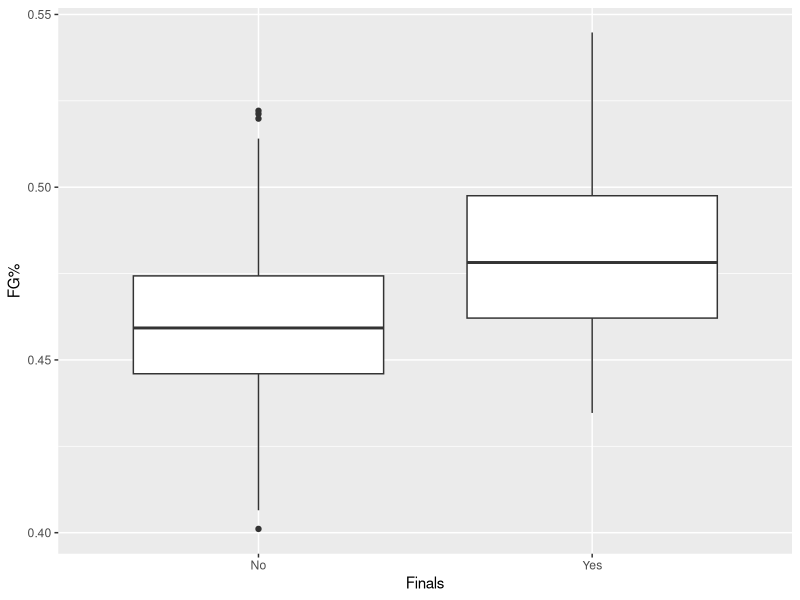
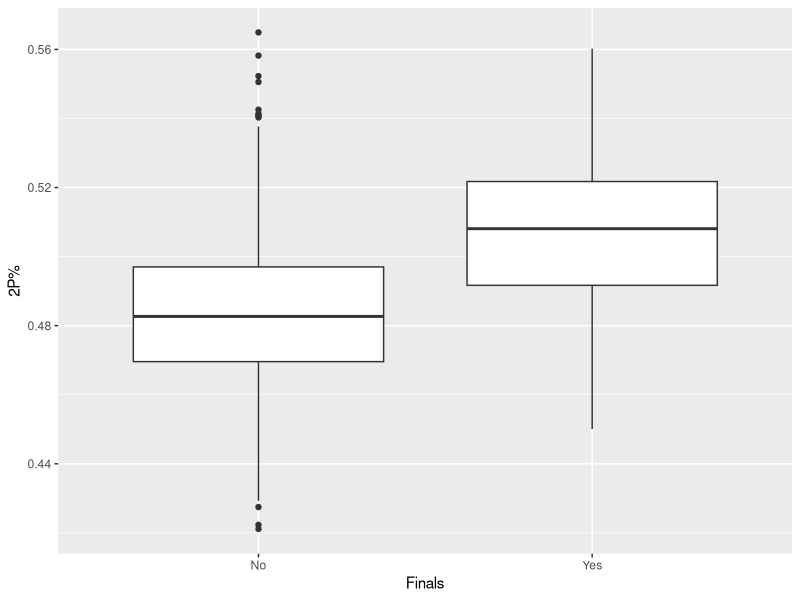
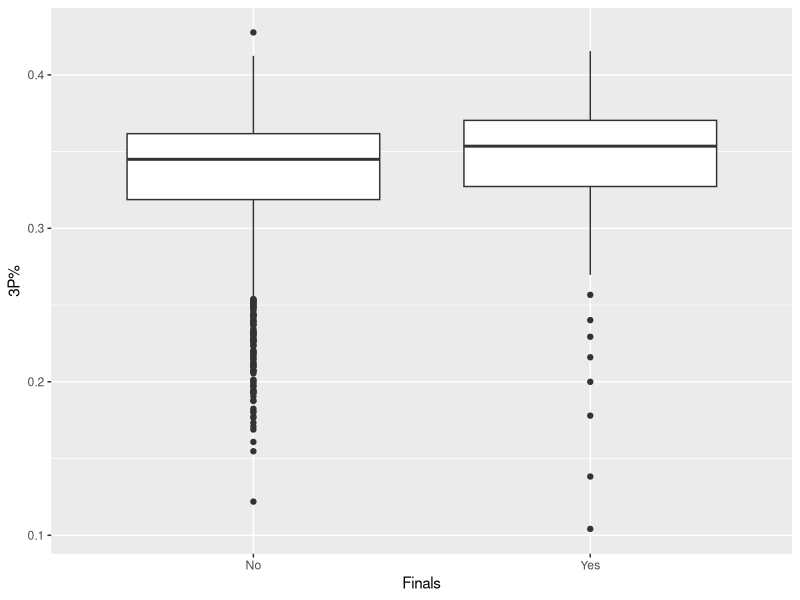
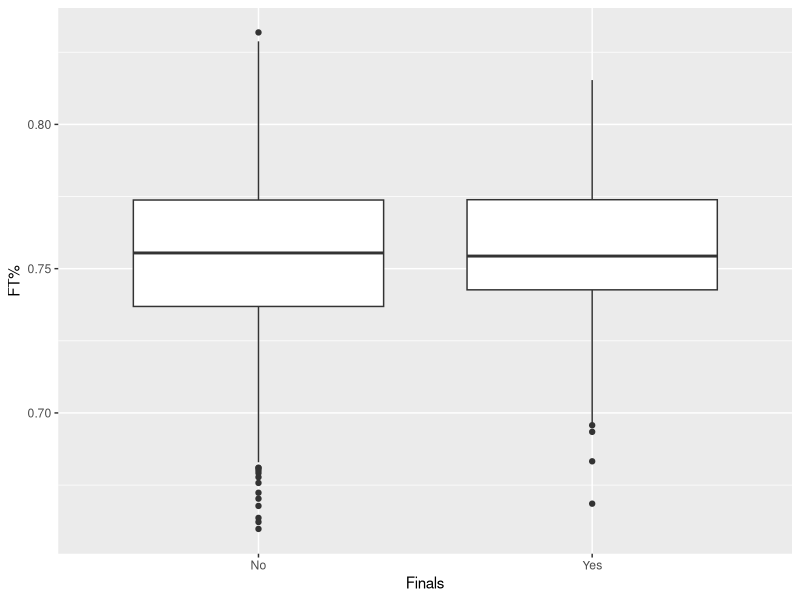
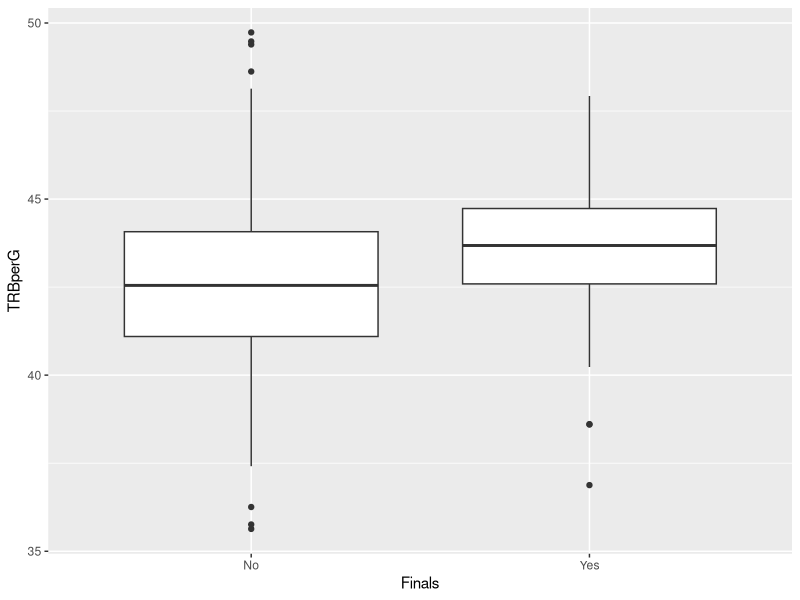
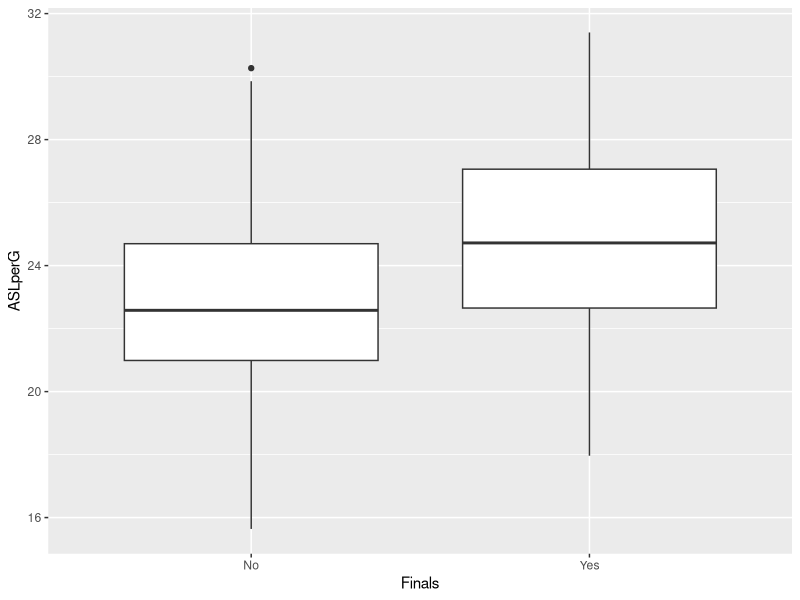
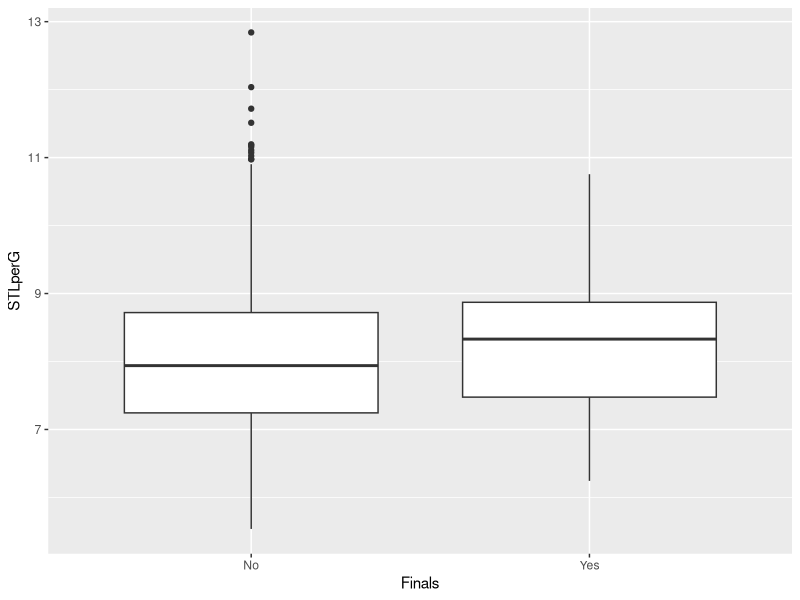
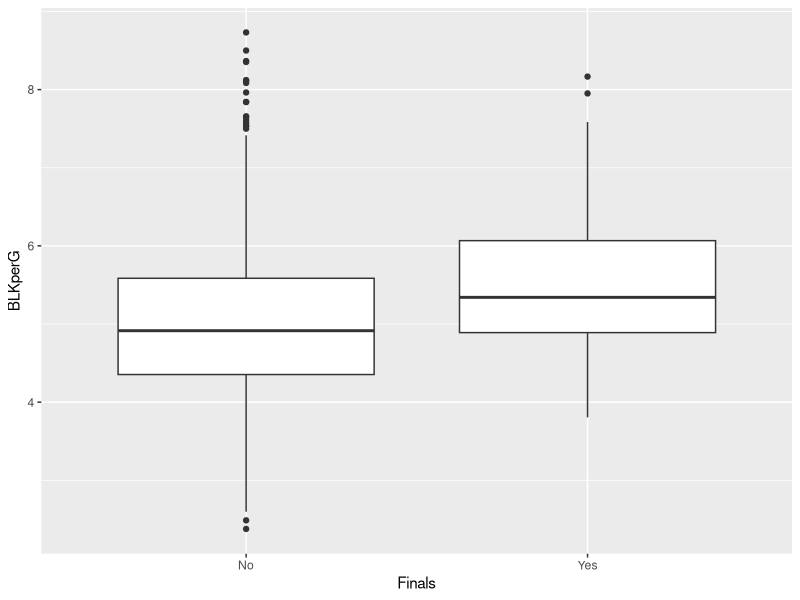

Write the R code that produced these figures, in order.
## ---- chunk 1
knitr::opts_chunk$set(echo = TRUE)
## ---- chunk 2
library(tidyverse)
library(caret)
## ---- chunk 3
# read in teams data
teams <- read_csv("teams.csv")

# change variable type for the factor variables
teams$Champion <- as.logical(teams$Champion)
teams$Finals <- as.logical(teams$Finals)
teams$Champion <- ifelse(teams$Champion == 1, "Yes", "No")
teams$Finals <- ifelse(teams$Finals == 1, "Yes", "No")

# add features that might be relevant by finding shot percentages and per game stats
teams$`FG%` <- teams$FG / teams$FGA
teams$`2P%` <- teams$`2P` / teams$`2PA`
teams$`3P%` <- teams$`3P` / teams$`3PA`
teams$`FT%` <- teams$FT / teams$FTA
teams$TRBperG <- teams$TRB / teams$G
teams$ASTperG <- teams$AST / teams$G
teams$STLperG <- teams$STL / teams$G
teams$BLKperG <- teams$BLK / teams$G
teams$PTSperG <- teams$PTS / teams$G

head(teams)

# select 70% of the teams data to form our training data and the remaining 30% to use as test data
noTrainRows <- floor(nrow(teams) * .7)
set.seed(4)
sampleRows <- sample(1:nrow(teams), noTrainRows, replace = F)
trainData <- teams[sampleRows,]
testData <- teams[-sampleRows,]
## ---- chunk 4
ggplot(data = teams, aes(x = teams$Finals, y = teams$`FG%`)) + geom_boxplot() + labs(x = "Finals", y = "FG%")
## ---- chunk 5
ggplot(data = teams, aes(x = teams$Finals, y = teams$`2P%`)) + geom_boxplot() + labs(x = "Finals", y = "2P%")
## ---- chunk 6
ggplot(data = teams, aes(x = teams$Finals, y = teams$`3P%`)) + geom_boxplot() + labs(x = "Finals", y = "3P%")
## ---- chunk 7
ggplot(data = teams, aes(x = teams$Finals, y = teams$`FT%`)) + geom_boxplot() + labs(x = "Finals", y = "FT%")
## ---- chunk 8
ggplot(data = teams, aes(x = teams$Finals, y = teams$TRBperG)) + geom_boxplot() + labs(x = "Finals", y = "TRBperG")
## ---- chunk 9
ggplot(data = teams, aes(x = teams$Finals, y = teams$ASTperG)) + geom_boxplot() + labs(x = "Finals", y = "ASLperG")
## ---- chunk 10
ggplot(data = teams, aes(x = teams$Finals, y = teams$STLperG)) + geom_boxplot() + labs(x = "Finals", y = "STLperG")
## ---- chunk 11
ggplot(data = teams, aes(x = teams$Finals, y = teams$BLKperG)) + geom_boxplot() + labs(x = "Finals", y = "BLKperG")
## ---- chunk 12
ggplot(data = teams, aes(x = teams$Finals, y = teams$PTSperG)) + geom_boxplot() + labs(x = "Finals", y = "PTSperG")
## ---- chunk 13
ggplot(data = teams, aes(x = teams$Finals, y = teams$`W/L%`)) + geom_boxplot() + labs(x = "Finals", y = "W/L%")
## ---- chunk 14
control = trainControl(method = "repeatedcv", 
                       number = 3, 
                       classProbs = TRUE, 
                       summaryFunction=mnLogLoss, 
                       verboseIter = TRUE)

glm_fit = train(Finals ~ `2P%` + `3P%` + TRBperG + ASTperG + PTSperG + `W/L%`, 
                data= trainData, 
                method = "glm", 
                family = binomial(), 
                metric = "logLoss", 
                trControl = control,
                preProcess = c("center", "scale")) #important to set metric to logLoss to tune for logloss minimization

summary(glm_fit)

pred <- as.numeric(glm_fit$finalModel$fitted.values>0.5)

teams$Finals <- ifelse(teams$Finals == "Yes", 1, 0)
trainData <- teams[sampleRows,]
testData <- teams[-sampleRows,]

actual <- as.numeric(trainData$Finals)

m <- confusionMatrix(as.factor(pred), as.factor(actual), positive="1")
m
